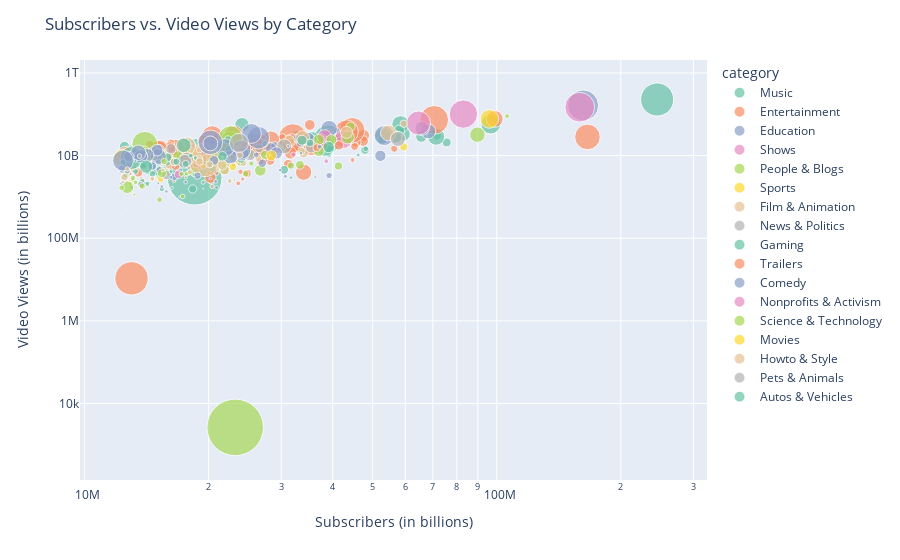

Notebook source saved alongside this figure:
### Code cell
# Scatter plot for subscribers vs. video views 
fig3 = px.scatter(df_cleaned, x='subscribers', y='video views', size='video_views_for_the_last_30_days',
                  color='category', hover_name='Youtuber', hover_data=['Country'], size_max=40,
                  labels={'subscribers': 'Subscribers (in billions)', 'video views': 'Video Views (in billions)'},
                  color_discrete_sequence=px.colors.qualitative.Set2)
fig3.update_layout(title_text='Subscribers vs. Video Views by Category', xaxis_type='log', yaxis_type='log')
fig3.show()
